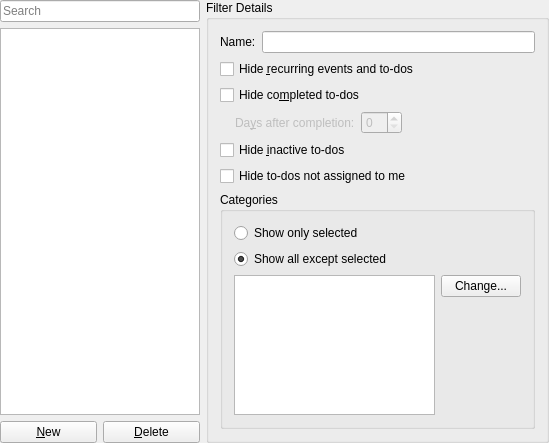
<?xml version="1.0" encoding="UTF-8"?>
<ui version="4.0">
 <class>FilterEdit_base</class>
 <widget class="QWidget" name="FilterEdit_base">
  <property name="geometry">
   <rect>
    <x>0</x>
    <y>0</y>
    <width>549</width>
    <height>443</height>
   </rect>
  </property>
  <layout class="QVBoxLayout" name="verticalLayout_3">
   <property name="leftMargin">
    <number>0</number>
   </property>
   <property name="topMargin">
    <number>0</number>
   </property>
   <property name="rightMargin">
    <number>0</number>
   </property>
   <property name="bottomMargin">
    <number>0</number>
   </property>
   <item>
    <layout class="QHBoxLayout" name="horizontalLayout_2">
     <item>
      <layout class="QVBoxLayout" name="verticalLayout_2">
       <item>
        <layout class="QVBoxLayout" name="verticalLayout">
         <item>
          <widget class="KListWidgetSearchLine" name="searchline">
           <property name="placeholderText">
            <string comment="Displayed grayed-out inside the textbox, verb to search">Search</string>
           </property>
          </widget>
         </item>
         <item>
          <widget class="QListWidget" name="mRulesList"/>
         </item>
        </layout>
       </item>
       <item>
        <layout class="QHBoxLayout" name="horizontalLayout">
         <item>
          <widget class="QPushButton" name="mNewButton">
           <property name="text">
            <string>&amp;New</string>
           </property>
          </widget>
         </item>
         <item>
          <widget class="QPushButton" name="mDeleteButton">
           <property name="text">
            <string>&amp;Delete</string>
           </property>
          </widget>
         </item>
        </layout>
       </item>
      </layout>
     </item>
     <item>
      <widget class="QGroupBox" name="mDetailsFrame">
       <property name="title">
        <string>Filter Details</string>
       </property>
       <layout class="QGridLayout">
        <property name="leftMargin">
         <number>11</number>
        </property>
        <property name="topMargin">
         <number>11</number>
        </property>
        <property name="rightMargin">
         <number>11</number>
        </property>
        <property name="bottomMargin">
         <number>11</number>
        </property>
        <property name="spacing">
         <number>6</number>
        </property>
        <item row="0" column="0">
         <layout class="QHBoxLayout">
          <property name="spacing">
           <number>6</number>
          </property>
          <property name="leftMargin">
           <number>0</number>
          </property>
          <property name="topMargin">
           <number>0</number>
          </property>
          <property name="rightMargin">
           <number>0</number>
          </property>
          <property name="bottomMargin">
           <number>0</number>
          </property>
          <item>
           <widget class="QLabel" name="textLabel1">
            <property name="text">
             <string comment="filter name">Name:</string>
            </property>
            <property name="buddy">
             <cstring>mNameLineEdit</cstring>
            </property>
           </widget>
          </item>
          <item>
           <widget class="QLineEdit" name="mNameLineEdit">
           </widget>
          </item>
         </layout>
        </item>
        <item row="1" column="0">
         <widget class="QCheckBox" name="mRecurringCheck">
          <property name="whatsThis">
           <string>Select this option if you do not want to show recurring events and to-dos in your views. Daily and weekly recurring items may take a lot of space, so it might be handy to hide them.</string>
          </property>
          <property name="text">
           <string>Hide &amp;recurring events and to-dos</string>
          </property>
         </widget>
        </item>
        <item row="2" column="0">
         <widget class="QCheckBox" name="mCompletedCheck">
          <property name="whatsThis">
           <string>If this box is checked, the filter will hide all to-do items from the list, that have been completed. Optionally, only items that have been completed a given number of days are hidden.</string>
          </property>
          <property name="text">
           <string>Hide co&amp;mpleted to-dos</string>
          </property>
         </widget>
        </item>
        <item row="3" column="0">
         <layout class="QHBoxLayout">
          <property name="spacing">
           <number>6</number>
          </property>
          <property name="leftMargin">
           <number>0</number>
          </property>
          <property name="topMargin">
           <number>0</number>
          </property>
          <property name="rightMargin">
           <number>0</number>
          </property>
          <property name="bottomMargin">
           <number>0</number>
          </property>
          <item>
           <spacer>
            <property name="orientation">
             <enum>Qt::Horizontal</enum>
            </property>
            <property name="sizeType">
             <enum>QSizePolicy::Fixed</enum>
            </property>
            <property name="sizeHint" stdset="0">
             <size>
              <width>15</width>
              <height>20</height>
             </size>
            </property>
           </spacer>
          </item>
          <item>
           <widget class="QLabel" name="mCompletedTimeSpanLabel">
            <property name="enabled">
             <bool>false</bool>
            </property>
            <property name="whatsThis">
             <string>This option will allow you to select which completed to-dos should be hidden. When you choose &lt;i&gt;Immediately&lt;/i&gt;, it will hide the to-do as soon as you check it. You can increase or decrease the number of days in the spinbox.</string>
            </property>
            <property name="text">
             <string>Da&amp;ys after completion:</string>
            </property>
            <property name="buddy">
             <cstring>mCompletedTimeSpan</cstring>
            </property>
           </widget>
          </item>
          <item>
           <widget class="QSpinBox" name="mCompletedTimeSpan">
            <property name="enabled">
             <bool>false</bool>
            </property>
            <property name="whatsThis">
             <string>Here you can give the number of days a to-do item has to be completed to be hidden from the to-do list. If you select &quot;Immediately&quot;, all completed to-dos will be hidden. If you, for example, choose a value of 1, all to-do items will be hidden, that have been marked finished longer than 24 hours ago.</string>
            </property>
           </widget>
          </item>
          <item>
           <spacer>
            <property name="orientation">
             <enum>Qt::Horizontal</enum>
            </property>
            <property name="sizeType">
             <enum>QSizePolicy::Expanding</enum>
            </property>
            <property name="sizeHint" stdset="0">
             <size>
              <width>16</width>
              <height>21</height>
             </size>
            </property>
           </spacer>
          </item>
         </layout>
        </item>
        <item row="4" column="0">
         <widget class="QCheckBox" name="mHideInactiveTodosCheck">
          <property name="whatsThis">
           <string>This option hides all to-dos from your list, where the start date has not been reached. (Note that the start date is not the due date of the to-do item.)</string>
          </property>
          <property name="text">
           <string>Hide &amp;inactive to-dos</string>
          </property>
         </widget>
        </item>
        <item row="6" column="0">
         <widget class="QGroupBox" name="mCategoriesButtonGroup">
          <property name="title">
           <string>Categories</string>
          </property>
          <layout class="QGridLayout">
           <property name="leftMargin">
            <number>11</number>
           </property>
           <property name="topMargin">
            <number>11</number>
           </property>
           <property name="rightMargin">
            <number>11</number>
           </property>
           <property name="bottomMargin">
            <number>11</number>
           </property>
           <property name="spacing">
            <number>6</number>
           </property>
           <item row="2" column="0" rowspan="2">
            <widget class="QListWidget" name="mCatList">
             <property name="selectionMode">
              <enum>QAbstractItemView::NoSelection</enum>
             </property>
            </widget>
           </item>
           <item row="3" column="1">
            <spacer>
             <property name="orientation">
              <enum>Qt::Vertical</enum>
             </property>
             <property name="sizeType">
              <enum>QSizePolicy::Expanding</enum>
             </property>
             <property name="sizeHint" stdset="0">
              <size>
               <width>20</width>
               <height>110</height>
              </size>
             </property>
            </spacer>
           </item>
           <item row="1" column="0" colspan="2">
            <widget class="QRadioButton" name="mCatHideCheck">
             <property name="whatsThis">
              <string>When this option is enabled, this filter will show all items which do &lt;i&gt;not&lt;/i&gt; contain the selected categories.</string>
             </property>
             <property name="text">
              <string>Show all except selected</string>
             </property>
             <property name="shortcut">
              <string/>
             </property>
             <property name="checked">
              <bool>true</bool>
             </property>
            </widget>
           </item>
           <item row="0" column="0" colspan="2">
            <widget class="QRadioButton" name="mCatShowCheck">
             <property name="whatsThis">
              <string>When this option is enabled, this filter will show all items containing at least the selected items.</string>
             </property>
             <property name="text">
              <string>Show only selected</string>
             </property>
             <property name="shortcut">
              <string/>
             </property>
            </widget>
           </item>
           <item row="2" column="1">
            <widget class="QPushButton" name="mCatEditButton">
             <property name="text">
              <string>Change...</string>
             </property>
             <property name="shortcut">
              <string/>
             </property>
            </widget>
           </item>
          </layout>
         </widget>
        </item>
        <item row="5" column="0">
         <widget class="QCheckBox" name="mHideTodosNotAssignedToMeCheck">
          <property name="whatsThis">
           <string>This option hides all to-dos from your list which are assigned to someone else.&lt;br&gt;
Only to-dos which have least one attendee will be checked.  If you are not in the list of attendees the to-do will be hidden.</string>
          </property>
          <property name="text">
           <string>Hide to-dos not assigned to me</string>
          </property>
          <property name="shortcut">
           <string/>
          </property>
         </widget>
        </item>
       </layout>
      </widget>
     </item>
    </layout>
   </item>
  </layout>
 </widget>
 <customwidgets>
  <customwidget>
   <class>KListWidgetSearchLine</class>
   <extends>QLineEdit</extends>
   <header>klistwidgetsearchline.h</header>
  </customwidget>
 </customwidgets>
 <tabstops>
  <tabstop>searchline</tabstop>
  <tabstop>mRulesList</tabstop>
  <tabstop>mNewButton</tabstop>
  <tabstop>mDeleteButton</tabstop>
  <tabstop>mNameLineEdit</tabstop>
  <tabstop>mRecurringCheck</tabstop>
  <tabstop>mCompletedCheck</tabstop>
  <tabstop>mCompletedTimeSpan</tabstop>
  <tabstop>mHideInactiveTodosCheck</tabstop>
  <tabstop>mHideTodosNotAssignedToMeCheck</tabstop>
  <tabstop>mCatShowCheck</tabstop>
  <tabstop>mCatHideCheck</tabstop>
  <tabstop>mCatList</tabstop>
  <tabstop>mCatEditButton</tabstop>
 </tabstops>
 <resources/>
 <connections/>
</ui>
